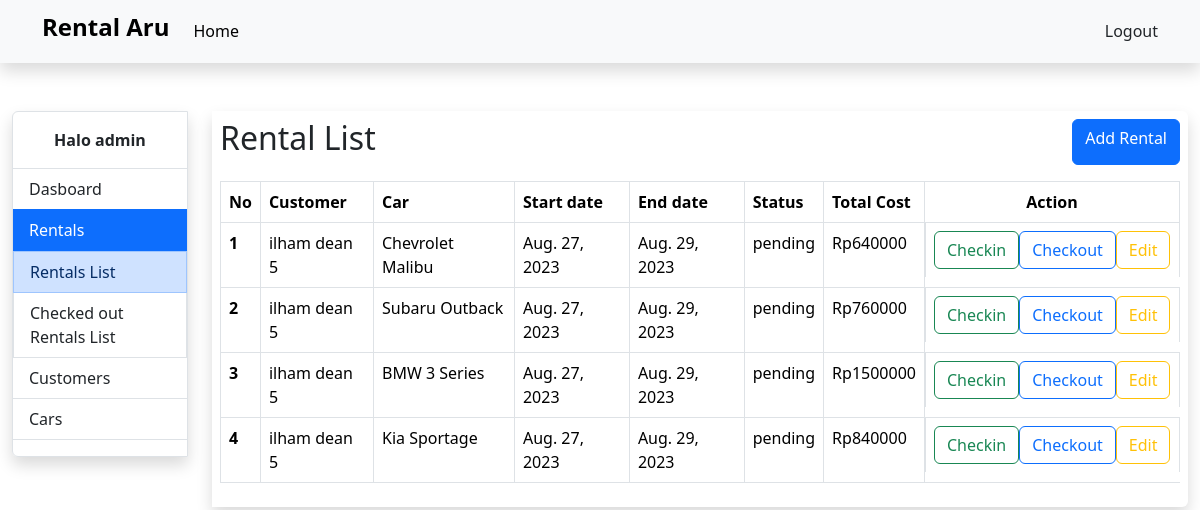
Page /rentals-page (signed in) on the earlier database version.
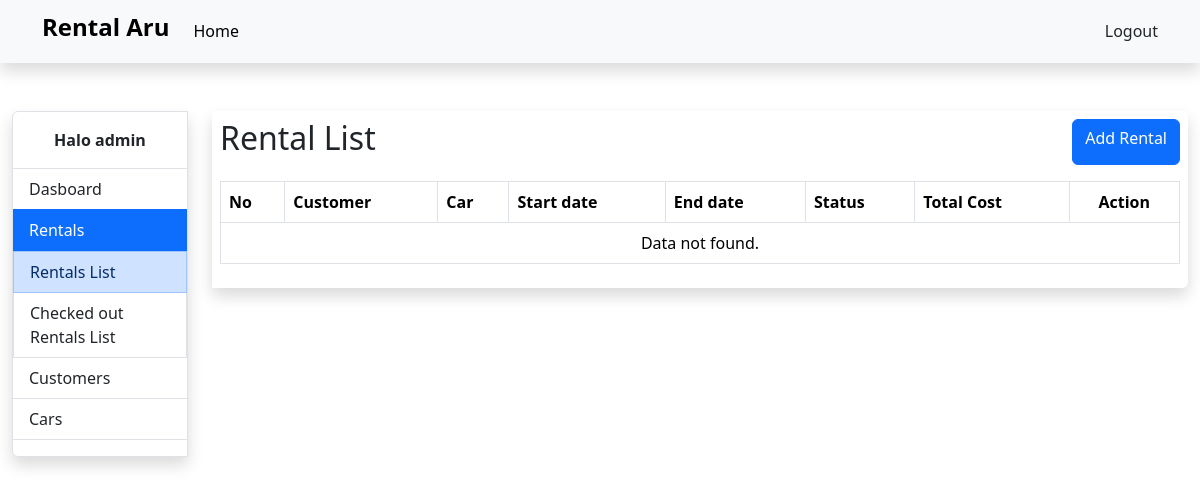
Same page on the later database version.
### base/models.py (models this page shows, shortened)
class Rental(models.Model):
    STATUS_CHOICES = [
        ('aktif', 'Aktif'),
        ('pending', 'Pending'),
        ('selesai', 'Selesai'),
    ]
    car = models.ForeignKey(Car, on_delete=models.CASCADE)
    customer = models.ForeignKey(settings.AUTH_USER_MODEL, on_delete=models.CASCADE)
    start_date = models.DateField()
    end_date = models.DateField()
    check_out_date = models.DateField(null=True, blank=True)
    status = models.CharField(max_length=20, choices=STATUS_CHOICES, default='pending')
    @property
    def total_cost(self):
        days = (self.end_date - self.start_date).days
        total_price = (self.car.price * days)
        return int(total_price)

class Car(models.Model):
    TRANSMISSION_CHOICES = [
        ('automatic', 'Automatic'),
        ('manual', 'Manual'),
    ]
    name = models.CharField(max_length=255)
    car_type = models.CharField(max_length=50)
    price = models.IntegerField(null=True)
    color = models.CharField(max_length=50)
    transmission = models.CharField(max_length=10, choices=TRANSMISSION_CHOICES)
    license_plate = models.CharField(max_length=15, unique=True)
    passenger_capacity = models.IntegerField()
    fuel_capacity = models.DecimalField(max_digits=5, decimal_places=2)
    description = models.TextField(blank=True, null=True)
    picture = models.ImageField(blank=True, null=True)
    is_booked = models.BooleanField(default=False)
    def __str__(self):
        return self.name

### account/models.py (models this page shows, shortened)
class User(AbstractBaseUser):
    GENDER_CHOICES = [
        ('laki-laki', 'Laki-laki'),
        ('perempuan', 'Perempuan'),
    ]
    email = models.EmailField(verbose_name='email address', max_length=255, unique=True,)
    full_name = models.CharField(max_length=255)
    gender = models.CharField(max_length=10, choices=GENDER_CHOICES, blank=True, null=True)
    birth_date = models.DateField(blank=True, null=True)
    phone_number = models.CharField(max_length=20, blank=True, null=True)
    nik = models.CharField(max_length=16, unique=True, blank=True, null=True)
    license_card_image = models.ImageField(blank=True, null=True)
    id_card_image = models.ImageField(blank=True, null=True)
    profile_picture = models.ImageField(blank=True, null=True)
    date_joined = models.DateField(verbose_name='date joined', auto_now_add=True,)
    last_login = models.DateField(verbose_name='last login', auto_now=True,)
    is_active = models.BooleanField(default=False)
    is_admin = models.BooleanField(default=False)
    is_superuser = models.BooleanField(default=False)
    objects = CustomUserManager()
    USERNAME_FIELD = 'email'
    REQUIRED_FIELDS = ['full_name']
    def __str__(self):
        return self.full_name

### base/views.py (the view)
# urls.py: path('rentals-page', views.rentals_page, name='rentals_page'),
@login_required(login_url='login_page')
def rentals_page(request):
    rentals = Rental.objects.filter(Q(status='pending') | Q(status='aktif')).order_by('status')
    context = {
        'name': (request.user.full_name).split()[0],
        'rentals': rentals,
        'menus': {
            'menu': 'rentalsMenu',
            'submenu': 'retalListMenu',
        },
    }
    return render(request, 'rentals_page.html', context)

### templates/rentals_page.html (shortened to what this page needs)
{% extends 'base.html' %}
{% block contents %}
        {% include 'menu.html' %}
        <div class="col-lg">
            <div class="shadow rounded-end p-2">
                <div class="row mb-3">
                    <div class="col">
                        <h2>Rental List</h2>
                    </div>
                    <div class="col d-flex justify-content-end">
                        <a href="{% url 'add_rental' %}" class="btn btn-primary">Add Rental</a>
                    </div>
                </div>
                <div class="table-responsive">
                    <table class="table table-bordered">
                        <thead>
                            <tr>
                                <th scope="col">No</th>
                                <th scope="col">Customer</th>
                                <th scope="col">Car</th>
                                <th scope="col">Start date</th>
                                <th scope="col">End date</th>
                                <th scope="col">Status</th>
                                <th scope="col">Total Cost</th>
                                <th scope="col" class="text-center">Action</th>
                            </tr>
                        </thead>
                        <tbody>
                            {% if rentals %}
                            {% for rental in rentals %}
                            <tr>
                                <th scope="col">{{forloop.counter}}</th>
                                <td>{{rental.customer}}</td>
                                <td>{{rental.car}}</td>
                                <td>{{rental.start_date}}</td>
                                <td>{{rental.end_date}}</td>
                                <td>{{rental.status}}</td>
                                <td>Rp{{rental.total_cost}}</td>
                                <td class="d-flex justify-content-around">
                                    <a href="{% url 'checkin_rental' rental.id %}" class="btn btn-outline-success">Checkin</a>
                                    <a href="{% url 'checkout_rental' rental.id %}" class="btn btn-outline-primary">Checkout</a>
                                    <a href="{% url 'edit_rental' rental.id %}" class="btn btn-outline-warning">Edit</a>
                                </td>
                            </tr>
                            {% endfor %}
                            {% else %}
                            <tr>
                                <td colspan="9" class="text-center">Data not found.</td>
                            </tr>
                            {% endif %}
                        </tbody>
                    </table>
                </div>
            </div>
        </div>
{% endblock %}

### templates/base.html (shortened to what this page needs)
<!doctype html>
<html lang="en">
    <head>
        <link href="https://cdn.jsdelivr.net/npm/bootstrap@5.3.1/dist/css/bootstrap.min.css" rel="stylesheet">
    </head>
    <body>
        {% if page != 'login_page' %}
            {% include 'navbar.html' %}
        {% endif %}
        <div class="container-fluid">
            <div class="row">
            {% block contents %}
            {% endblock %}
            </div>
        </div>
    </body>
</html>

### templates/navbar.html (shortened to what this page needs)
<nav class="navbar navbar-expand-lg bg-body-tertiary mb-5 shadow">
    <div class="container">
        <a class="navbar-brand" href="{% url 'home' %}"><h4><strong>Rental Aru</strong></h4></a>
        <div class="collapse navbar-collapse" id="navbarNav">
            <ul class="navbar-nav">
                <li class="nav-item">
                    <a class="nav-link active" aria-current="page" href="{% url 'home' %}">Home</a>
                </li>
            </ul>
            <div class="ms-auto">
                <a class="nav-link active" aria-current="page" href="{% url 'logout_user' %}">Logout</a>
            </div>
        </div>
    </div>
</nav>

### templates/menu.html
<div class="col-lg-2 mb-3">
    <div class="shadow border rounded-start py-3">
        <p class="mb-3 text-center"><Strong>Halo {{ name }}</Strong></p>
        <div class="list-group list-group-flush border-top border-bottom">
            <a href="{% url 'home' %}" id="homeMenu" class="list-group-item list-group-item-action">
                Dasboard
            </a>
            <a id="rentalsMenu" class="list-group-item list-group-item-action" data-bs-toggle="collapse" href="#collapseRental" role="button" aria-expanded="false" aria-controls="collapseRental">
                Rentals
            </a>
            <div class="collapse" id="collapseRental">
                <a href="{% url 'rentals_page' %}" id="retalListMenu" class="list-group-item list-group-item-action">
                    Rentals List
                </a>
                <a href="{% url 'checked_out_rentals_page' %}" id="checkedOutRentalsMenu" class="list-group-item list-group-item-action">
                    Checked out Rentals List
                </a>
            </div>
            <a href="{% url 'users_page' %}" id="usersMenu" class="list-group-item list-group-item-action">
                Customers
            </a>
            <a href="{% url 'cars_page' %}" id="carsMenu" class="list-group-item list-group-item-action">
                Cars
            </a>
        </div>
    </div>
</div>

Differences in the rows shown:
removed Rental: customer "ilham dean 5", car "Chevrolet Malibu", start_date "Aug. 27, 2023", end_date "Aug. 29, 2023", status "pending", total_cost "640000"
removed Rental: customer "ilham dean 5", car "Subaru Outback", start_date "Aug. 27, 2023", end_date "Aug. 29, 2023", status "pending", total_cost "760000"
removed Rental: customer "ilham dean 5", car "BMW 3 Series", start_date "Aug. 27, 2023", end_date "Aug. 29, 2023", status "pending", total_cost "1500000"
removed Rental: customer "ilham dean 5", car "Kia Sportage", start_date "Aug. 27, 2023", end_date "Aug. 29, 2023", status "pending", total_cost "840000"
Other differences:
text now shown: "Data not found."
